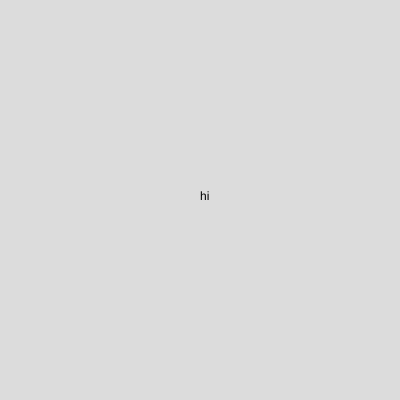
Frame 1 (no input)
Frame 60 (no input): identical to frame 1, image omitted
Frame 120 (the mouse pressed at the canvas centre since frame 60): identical to frame 1, image omitted

The p5.js sketch that drew this single still picture (run headless with seeded random() and noise() and a simulated clock; from frame 60 on, the mouse is pressed at the canvas centre):

// p5.js sketch
// ── sketch.js
function setup() {
  createCanvas(400, 400);
}

function draw() {
  background(220);
  text("hi",200,200);
}
